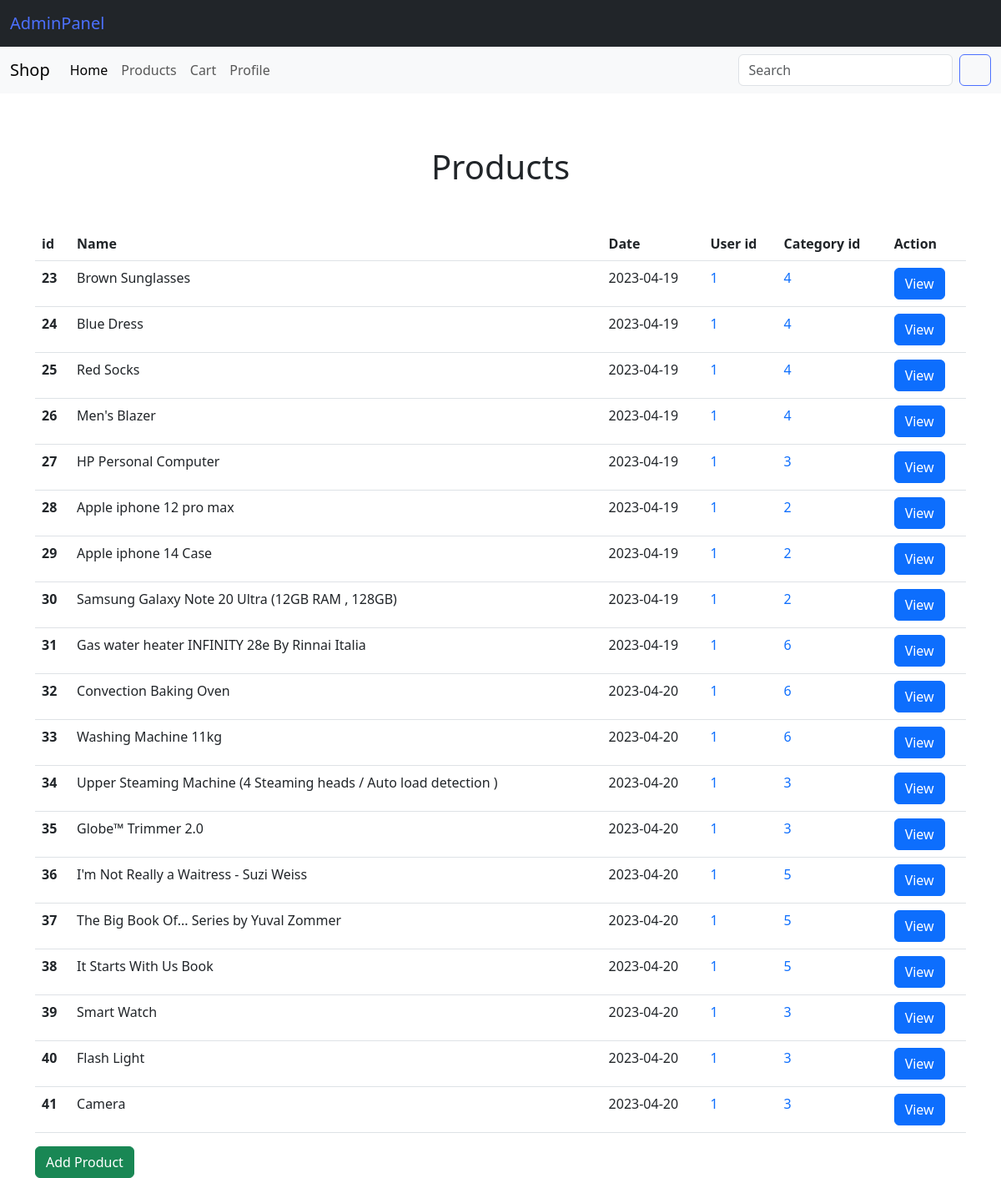
Page /admin/products.php (signed in) on the earlier database version.
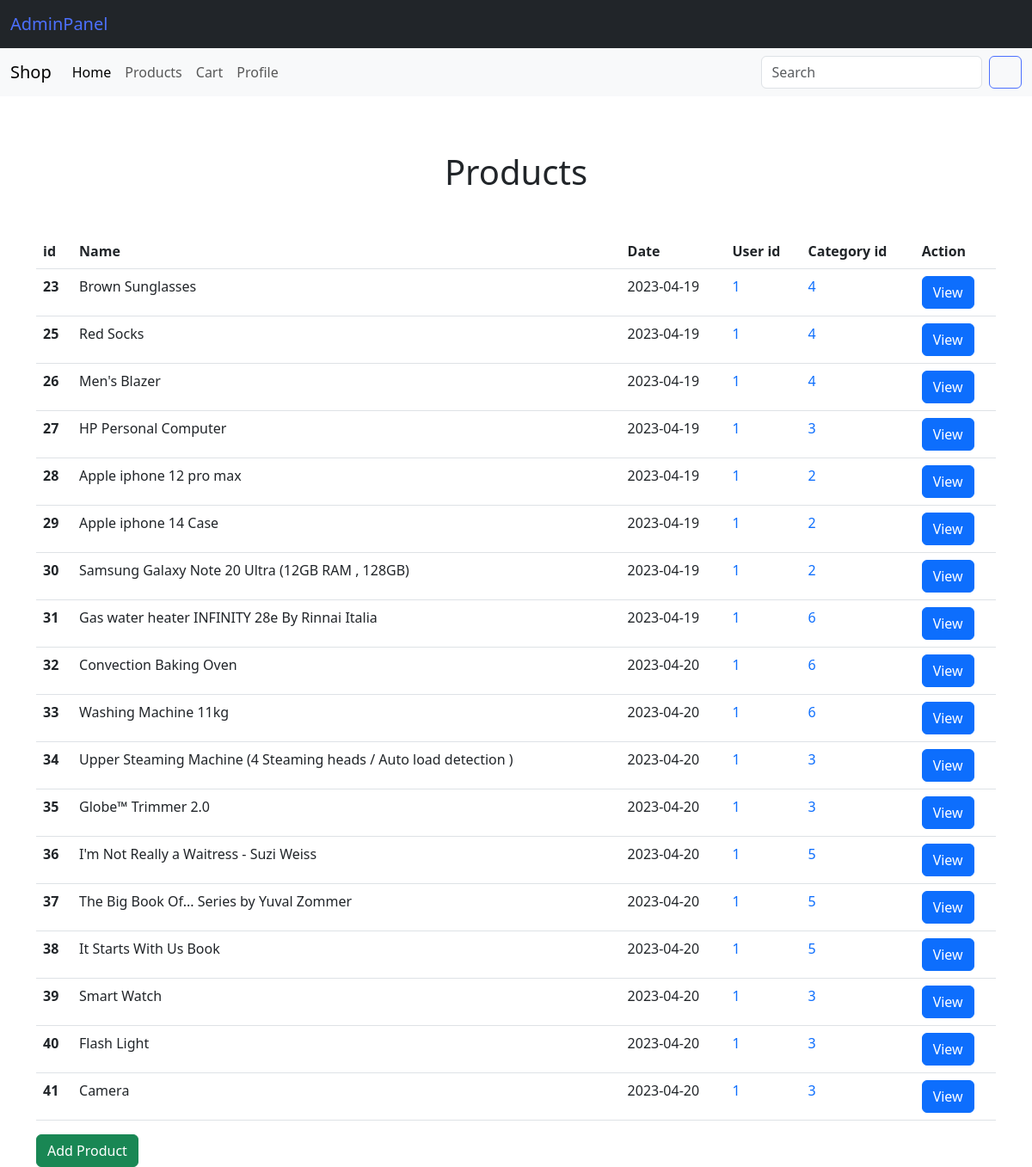
Same page on the later database version.
### tables this page shows
CREATE TABLE `products` (
  `id` int(255) NOT NULL,
  `name` char(255) NOT NULL,
  `description` varchar(500) NOT NULL,
  `price` int(10) DEFAULT 0,
  `image` char(255) NOT NULL DEFAULT 'null.png',
  `date` date NOT NULL,
  `rating` int(1) DEFAULT 0,
  `category` int(255) NOT NULL,
  `seller` int(255) NOT NULL
);

### admin/products.php (called while the page is built, shortened)
<?php
include_once $_SERVER["DOCUMENT_ROOT"] .'/includes/services/product/index.php';
$products = findProducts($conn);
?>
<?php include_once $_SERVER["DOCUMENT_ROOT"] .'/includes/views/admin/products.php'; ?>
<?php include_once $_SERVER["DOCUMENT_ROOT"] .'/includes/templates/footer.php'; ?>

### includes/services/product/index.php (called while the page is built, shortened)
<?php
function findProducts($conn) {
    $sql = "SELECT * FROM products";
    $result = $conn->query($sql);
    return $result;
}
?>

### includes/views/admin/products.php (the view)
<main class="container products">
    <h1 class="text-center mb-5">Products</h1>
    <div class="table-responsive">
        <table class="table">
            <thead>
                <tr>
                    <th scope="col">id</th>
                    <th scope="col">Name</th>
                    <th scope="col">Date</th>
                    <th scope="col">User id</th>
                    <th scope="col">Category id</th>
                    <th scope="col">Action</th>
                </tr>
            </thead>
            <tbody>
                <?php
                    if($products){
                        while($product = $products->fetch_assoc()) {
                            echo "<tr>";
                            echo "<th scope='row'>" . $product['id'] . "</th>";
                            echo "<td>" . $product['name'] . "</td>";
                            echo "<td>" . $product['date'] . "</td>";
                            echo "<td><a class='text-decoration-none' href='/admin/user.php?id={$product['seller']}'>" . $product['seller'] . "</a></td>";
                            echo "<td><a class='text-decoration-none' href='/admin/category.php?id={$product['category']}'>" . $product['category'] . "</a></td>";
                            echo "<td><a class='btn btn-primary' href='/admin/product.php?id={$product['id']}'>View</a></td>";
                            echo "</tr>";
                        }
                    } else {
                        echo "<tr>";
                        echo "<td colspan='6' class='text-center'>☹️ No products found</td>";
                        echo "</tr>";
                    }
                ?>
            </tbody>
        </table>
    </div>
    <a class="btn btn-success" href="/admin/product.php">Add Product</a>
</main>

Differences in the rows shown:
removed products: id "24", name "Blue Dress", date "2023-04-19", seller "1", category "4"
